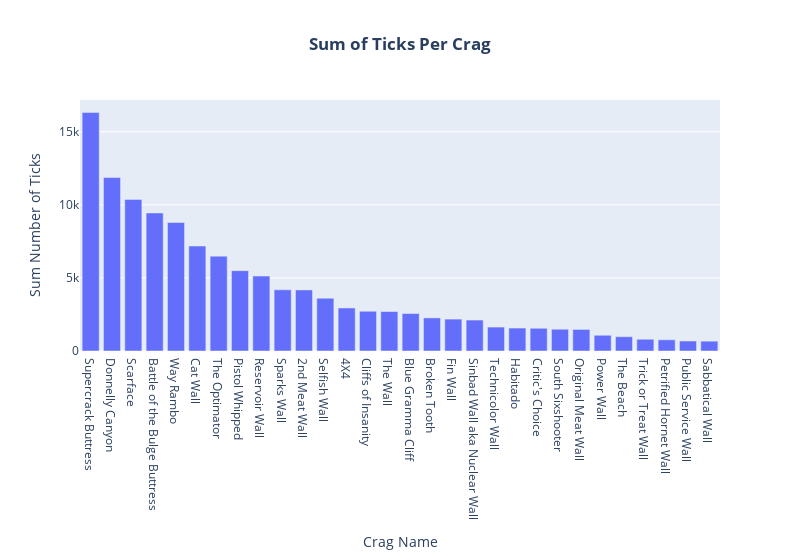

Here is the notebook cell this chart was saved with:
### Code cell
# Sum ticks by area
df_loc_traf = df.groupby('Location')['Num Ticks'].sum().sort_values(ascending=False).to_frame().reset_index()
df_loc_traf['Location'] = df_loc_traf['Location'].apply(lambda x: x.split('>')[0])
fig = px.bar(df_loc_traf.iloc[0:30], x='Location', y='Num Ticks', title="<b>Sum of Ticks Per Crag</b>", width=800)
fig.update_xaxes(title='Crag Name')
fig.update_yaxes(title='Sum Number of Ticks')
fig.update_layout(title_x=0.5)
fig.write_html('NumTicks_Walls.html')
fig

### Figure 1 — Plotly figure (JSON) as saved in the notebook; plotly's stock layout.template omitted (floating-point values rounded to 4 significant figures)
{"data": [{"alignmentgroup": "True", "hovertemplate": "Location=%{x}<br>Num Ticks=%{y}<extra></extra>", "legendgroup": "", "marker": {"color": "#636efa", "pattern": {"shape": ""}}, "name": "", "offsetgroup": "", "orientation": "v", "showlegend": false, "textposition": "auto", "type": "bar", "x": ["Supercrack Buttress ", "Donnelly Canyon ", "Scarface ", "Battle of the Bulge Buttress ", "Way Rambo ", "Cat Wall ", "The Optimator ", "Pistol Whipped ", "Reservoir Wall ", "Sparks Wall ", "2nd Meat Wall ", "Selfish Wall ", "4X4 ", "Cliffs of Insanity ", "The Wall ", "Blue Gramma Cliff ", "Broken Tooth ", "Fin Wall ", "Sinbad Wall aka Nuclear Wall ", "Technicolor Wall ", "Habitado ", "Critic's Choice ", "South Sixshooter ", "Original Meat Wall ", "Power Wall ", "The Beach ", "Trick or Treat Wall ", "Petrified Hornet Wall ", "Public Service Wall ", "Sabbatical Wall "], "xaxis": "x", "y": [16310, 11861, 10371, 9440, 8787, 7179, 6489, 5497, 5128, 4187, 4180, 3611, 2944, 2718, 2698, 2562, 2265, 2182, 2118, 1637, 1570, 1554, 1488, 1476, 1076, 978, 803, 768, 683, 674], "yaxis": "y"}], "layout": {"barmode": "relative", "legend": {"tracegroupgap": 0}, "title": {"text": "<b>Sum of Ticks Per Crag</b>", "x": 0.5}, "width": 800, "xaxis": {"anchor": "y", "domain": [0, 1], "title": {"text": "Crag Name"}}, "yaxis": {"anchor": "x", "domain": [0, 1], "title": {"text": "Sum Number of Ticks"}}}}
